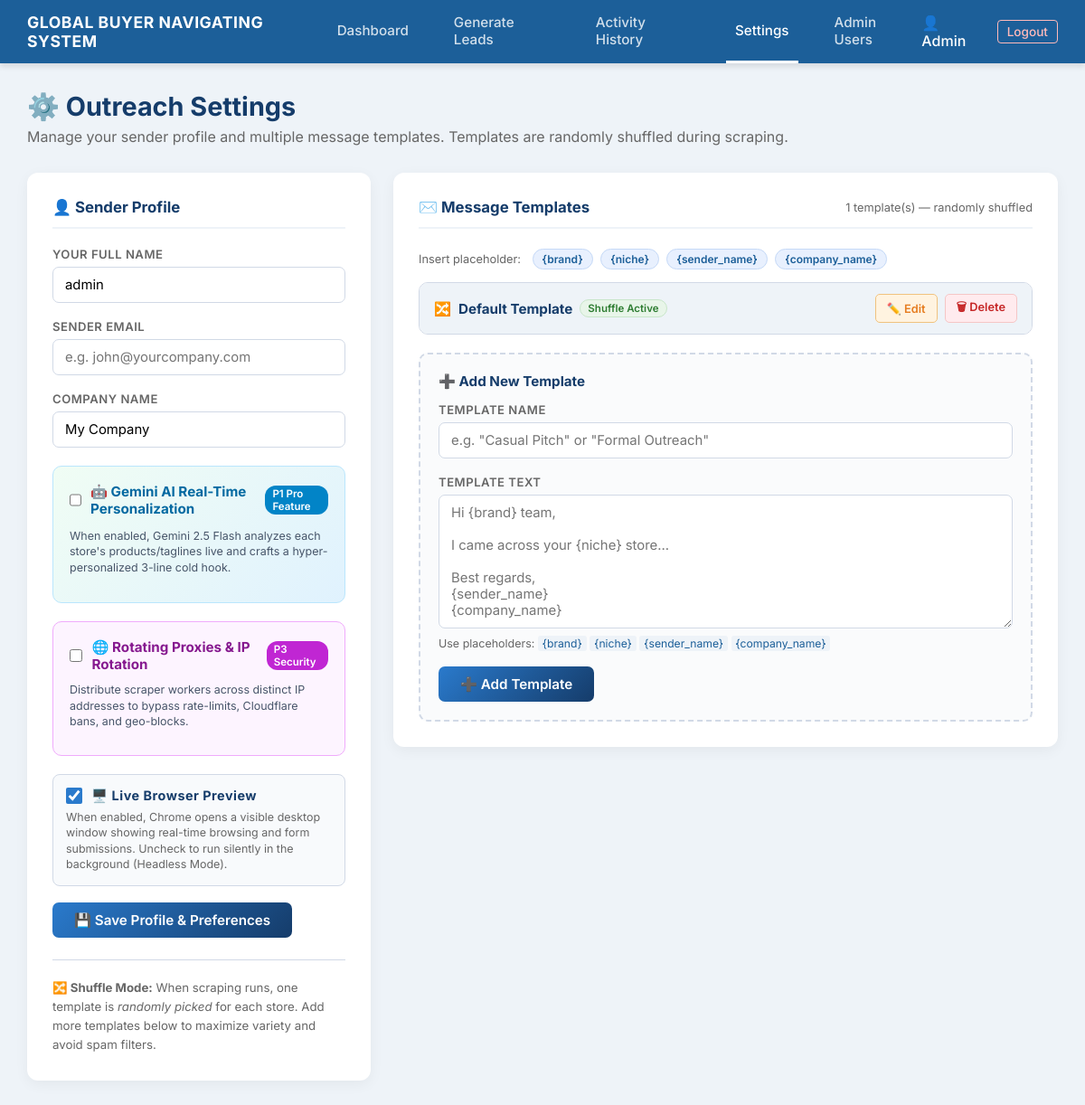
The app's page /settings (signed in) with its own data.
### tables this page shows
CREATE TABLE users (
            id INTEGER PRIMARY KEY AUTOINCREMENT,
            username TEXT UNIQUE NOT NULL,
            email TEXT,
            password_hash TEXT NOT NULL,
            role TEXT DEFAULT 'user',
            is_blocked INTEGER DEFAULT 0,
            created_at TIMESTAMP DEFAULT CURRENT_TIMESTAMP
        , full_name TEXT DEFAULT '', sender_email TEXT DEFAULT '', company_name TEXT DEFAULT '', message_template TEXT, show_browser INTEGER DEFAULT 1, gemini_api_key TEXT DEFAULT '', ai_enabled INTEGER DEFAULT 0, ai_tone TEXT DEFAULT 'b2b_wholesale', ai_custom_prompt TEXT DEFAULT '', proxy_enabled INTEGER DEFAULT 0, proxy_list TEXT DEFAULT '');

CREATE TABLE message_templates (
            id          INTEGER PRIMARY KEY AUTOINCREMENT,
            user_id     INTEGER NOT NULL,
            name        TEXT NOT NULL,
            template_text TEXT NOT NULL,
            created_at  TIMESTAMP DEFAULT CURRENT_TIMESTAMP,
            FOREIGN KEY (user_id) REFERENCES users(id)
        );

### app.py (the view, shortened to what this page needs)
@app.route("/settings", methods=["GET", "POST"])
@login_required
def settings():
    conn = get_db_connection()
    cursor = conn.cursor()
    cursor.execute(
        "SELECT full_name, sender_email, company_name, COALESCE(show_browser, 1), gemini_api_key, COALESCE(ai_enabled, 0), ai_tone, ai_custom_prompt, COALESCE(proxy_enabled, 0), COALESCE(proxy_list, '') FROM users WHERE id = ?",
        (current_user.id,)
    )
    row = cursor.fetchone()
    cursor.execute(
        "SELECT id, name, template_text FROM message_templates WHERE user_id = ? ORDER BY id",
        (current_user.id,)
    )
    templates = cursor.fetchall()
    conn.close()
    user_settings = {
        "full_name":        row[0] if row else "",
        "sender_email":     row[1] if row else "",
        "company_name":     row[2] if row else "",
        "show_browser":     row[3] if row and row[3] is not None else 1,
        "gemini_api_key":   row[4] if row else "",
        "ai_enabled":       row[5] if row and row[5] is not None else 0,
        "ai_tone":          row[6] if row and row[6] else "b2b_wholesale",
        "ai_custom_prompt": row[7] if row else "",
        "proxy_enabled":    row[8] if row and row[8] is not None else 0,
        "proxy_list":       row[9] if row else "",
    }
    return render_template("settings.html", user_settings=user_settings, templates=templates)

### app.py (called while the page is built)
def get_db_connection():
    return sqlite3.connect('database.db')

@login_manager.user_loader
def load_user(user_id):
    conn = None
    try:
        conn = get_db_connection()
        cursor = conn.cursor()
        cursor.execute("SELECT id, username, role, is_blocked, COALESCE(show_browser, 1) FROM users WHERE id = ?", (user_id,))
        row = cursor.fetchone()
        if row:
            return User(row[0], row[1], row[2], row[3], row[4])
    except Exception as e:
        print(f"Error loading user: {e}")
    finally:
        if conn:
            conn.close()
    return None

### templates/settings.html (shortened to what this page needs)
{% extends "base.html" %}
{% block content %}
<div class="settings-header">
    <h1>⚙️ Outreach Settings</h1>
    <p>Manage your sender profile and multiple message templates. Templates are randomly shuffled during scraping.</p>
</div>
<div class="settings-grid">
    <div class="settings-card">
        <div class="card-title">👤 Sender Profile</div>
        <form method="POST" action="{{ url_for('settings') }}">
            <div class="form-group">
                <label>Your Full Name</label>
                <input type="text" name="full_name" value="{{ user_settings.full_name }}" placeholder="e.g. John Smith" required>
            </div>
            <div class="form-group">
                <label>Sender Email</label>
                <input type="email" name="sender_email" value="{{ user_settings.sender_email }}" placeholder="e.g. john@yourcompany.com" required>
            </div>
            <div class="form-group">
                <label for="company_name">Company Name</label>
                <input type="text" name="company_name" id="company_name" value="{{ user_settings.company_name }}" placeholder="e.g. Global Headwear Co." required>
            </div>
            <div style="background: linear-gradient(135deg, #f0fdf4 0%, #e0f2fe 100%); padding: 18px; border-radius: 10px; border: 1.5px solid #bae6fd; margin-top: 20px;">
                <div style="display: flex; justify-content: space-between; align-items: center; margin-bottom: 12px;">
                    <label style="display: flex; align-items: center; gap: 10px; cursor: pointer; margin: 0; font-weight: 700; text-transform: none; font-size: 0.95rem; color: #0369a1;">
                        <input type="checkbox" name="ai_enabled" id="ai_enabled" value="1" {% if user_settings.ai_enabled == 1 %}checked{% endif %} style="width: 18px; height: 18px; accent-color: #0284c7; cursor: pointer;">
                        <span>🤖 <strong>Gemini AI Real-Time Personalization</strong></span>
                    </label>
                    <span style="font-size: 0.72rem; background: #0284c7; color: #fff; padding: 2px 8px; border-radius: 12px; font-weight: 600;">P1 Pro Feature</span>
                </div>
                <p style="font-size: 0.78rem; color: #475569; margin-bottom: 12px; line-height: 1.4;">
                    When enabled, Gemini 2.5 Flash analyzes each store's products/taglines live and crafts a hyper-personalized 3-line cold hook.
                </p>
            </div>
            <div style="background: #fdf4ff; padding: 18px; border-radius: 10px; border: 1.5px solid #f0abfc; margin-top: 20px;">
                <div style="display: flex; justify-content: space-between; align-items: center; margin-bottom: 10px;">
                    <label style="display: flex; align-items: center; gap: 10px; cursor: pointer; margin: 0; font-weight: 700; text-transform: none; font-size: 0.95rem; color: #86198f;">
                        <input type="checkbox" name="proxy_enabled" id="proxy_enabled" value="1" {% if user_settings.proxy_enabled == 1 %}checked{% endif %} style="width: 18px; height: 18px; accent-color: #c026d3; cursor: pointer;">
                        <span>🌐 <strong>Rotating Proxies & IP Rotation</strong></span>
                    </label>
                    <span style="font-size: 0.72rem; background: #c026d3; color: #fff; padding: 2px 8px; border-radius: 12px; font-weight: 600;">P3 Security</span>
                </div>
                <p style="font-size: 0.78rem; color: #475569; margin-bottom: 10px; line-height: 1.4;">
                    Distribute scraper workers across distinct IP addresses to bypass rate-limits, Cloudflare bans, and geo-blocks.
                </p>
            </div>
            <div class="form-group" style="background: #f8fafc; padding: 14px; border-radius: 8px; border: 1.5px solid var(--border-color); margin-top: 20px;">
                <label style="display: flex; align-items: center; gap: 10px; cursor: pointer; margin: 0; font-weight: 600; text-transform: none; font-size: 0.9rem; color: var(--dark-blue);">
                    <input type="checkbox" name="show_browser" id="show_browser" value="1" {% if user_settings.show_browser == 1 %}checked{% endif %} style="width: 18px; height: 18px; accent-color: var(--accent-blue); cursor: pointer;">
                    <span>🖥️ <strong>Live Browser Preview</strong></span>
                </label>
                <div style="font-size: 0.78rem; color: var(--text-gray); margin-top: 6px; line-height: 1.4;">
                    When enabled, Chrome opens a visible desktop window showing real-time browsing and form submissions. Uncheck to run silently in the background (Headless Mode).
                </div>
            </div>
            <button type="submit" class="btn-save">💾 Save Profile & Preferences</button>
        </form>
        <div style="margin-top: 24px; padding-top: 20px; border-top: 1px solid var(--border-color);">
            <p style="font-size:0.83rem; color:var(--text-gray); line-height:1.6;">
                <strong>🔀 Shuffle Mode:</strong> When scraping runs, one template is <em>randomly picked</em> for each store.
                Add more templates below to maximize variety and avoid spam filters.
            </p>
        </div>
    </div>
    <div class="settings-card templates-section">
        <div class="card-title" style="justify-content: space-between;">
            <span>✉️ Message Templates</span>
            <span style="font-size:0.8rem; font-weight:400; color:var(--text-gray);">{{ templates|length }} template(s) — randomly shuffled</span>
        </div>
        <div class="placeholder-tags" id="placeholderBar">
            <span style="font-size:0.8rem; color:var(--text-gray); margin-right:6px;">Insert placeholder:</span>
            <button type="button" class="placeholder-badge" data-tag="{brand}">{brand}</button>
            <button type="button" class="placeholder-badge" data-tag="{niche}">{niche}</button>
            <button type="button" class="placeholder-badge" data-tag="{sender_name}">{sender_name}</button>
            <button type="button" class="placeholder-badge" data-tag="{company_name}">{company_name}</button>
        </div>
        <div class="template-list">
            {% for tmpl in templates %}
            <div class="template-item" id="tmpl-card-{{ tmpl[0] }}">
                <div class="template-header" data-toggle-id="{{ tmpl[0] }}">
                    <span class="template-name">
                        🔀 <span id="tname-{{ tmpl[0] }}">{{ tmpl[1] }}</span>
                        <span class="shuffle-badge">Shuffle Active</span>
                    </span>
                    <div class="template-actions">
                        <button type="button" class="btn-edit" data-edit-id="{{ tmpl[0] }}">✏️ Edit</button>
                        <form class="delete-template-form" method="POST" action="{{ url_for('delete_template', template_id=tmpl[0]) }}" style="display:inline;">
                            <button type="submit" class="btn-del">🗑 Delete</button>
                        </form>
                    </div>
                </div>
            </div>
            {% else %}
            <div class="no-templates">No templates yet. Add one below to get started.</div>
            {% endfor %}
        </div>
        <div class="add-template-box">
            <h4>➕ Add New Template</h4>
            <form method="POST" action="{{ url_for('add_template') }}">
                <div class="form-group">
                    <label for="newTmplName">Template Name</label>
                    <input type="text" name="template_name" id="newTmplName" placeholder='e.g. "Casual Pitch" or "Formal Outreach"' required>
                </div>
                <div class="form-group">
                    <label for="newTmplText">Template Text</label>
                    <textarea name="template_text" id="newTmplText" rows="7"
                              placeholder="Hi {brand} team,&#10;&#10;I came across your {niche} store...&#10;&#10;Best regards,&#10;{sender_name}&#10;{company_name}"></textarea>
                    <p class="hint">Use placeholders: <code>{brand}</code> <code>{niche}</code> <code>{sender_name}</code> <code>{company_name}</code></p>
                </div>
                <button type="submit" class="btn-save">➕ Add Template</button>
            </form>
        </div>
    </div>
</div>
{% endblock %}

### templates/base.html (shortened to what this page needs)
<!DOCTYPE html>
<html lang="en">
<head>
</head>
<body>
    {% if current_user.is_authenticated %}
    <div class="topbar">
        <div class="topbar-logo">Global Buyer Navigating System</div>
        <div class="topbar-nav">
            <a href="{{ url_for('dashboard') }}" class="{% if request.endpoint == 'dashboard' or request.endpoint == 'admin_dashboard' or request.endpoint == 'user_dashboard' %}active{% endif %}">Dashboard</a>
            <a href="{{ url_for('generate_leads') }}" class="{% if request.endpoint == 'generate_leads' %}active{% endif %}">Generate Leads</a>
            <a href="{{ url_for('export_history') }}" class="{% if request.endpoint == 'export_history' %}active{% endif %}">Activity History</a>
            <a href="{{ url_for('settings') }}" class="{% if request.endpoint == 'settings' %}active{% endif %}">Settings</a>
            {% if current_user.role == 'admin' %}
            <a href="{{ url_for('admin_users') }}" class="{% if request.endpoint == 'admin_users' %}active{% endif %}">Admin Users</a>
            {% endif %}
        </div>
        <div class="topbar-profile">
            👤 {{ current_user.username | capitalize }}
            <a href="{{ url_for('logout') }}" class="logout-btn">Logout</a>
        </div>
    </div>
    {% endif %}
    <div class="main-container">
        {% block content %}{% endblock %}
    </div>
</body>
</html>

### templates/base.html (style rules this page uses)
:root { --primary-blue: #1c5f99; --dark-blue: #153c6a; --light-blue: #eef3f8; --accent-blue: #2a7acc; --text-dark: #333333; --text-gray: #666666; --white: #ffffff; --border-color: #d1d9e6; --success-green: #2ecc71; --pending-black: #2c3e50; }
* { margin: 0; padding: 0; box-sizing: border-box; font-family: 'Inter', sans-serif; }
body { background-color: var(--light-blue); color: var(--text-dark); min-height: 100vh; display: flex; flex-direction: column; }
.topbar { background-color: var(--primary-blue); color: var(--white); display: flex; align-items: center; justify-content: space-between; padding: 0 30px; height: 70px; box-shadow: 0 4px 6px rgba(0,0,0,0.1); }
.topbar-logo { font-size: 1.1rem; font-weight: 700; letter-spacing: 0.5px; text-transform: uppercase; }
.topbar-nav { display: flex; gap: 30px; height: 100%; }
.topbar-nav a { color: rgba(255, 255, 255, 0.8); text-decoration: none; font-weight: 500; font-size: 0.95rem; display: flex; align-items: center; padding: 0 10px; border-bottom: 3px solid transparent; transition: all 0.2s ease; }
.topbar-nav a:hover, .topbar-nav a.active { color: var(--white); border-bottom: 3px solid var(--white); }
.topbar-profile { display: flex; align-items: center; gap: 15px; font-weight: 500; }
.topbar-profile .logout-btn { color: #ffbaba; text-decoration: none; font-size: 0.85rem; border: 1px solid #ffbaba; padding: 4px 10px; border-radius: 4px; transition: 0.2s; }
.main-container { padding: 30px; flex: 1; max-width: 1400px; margin: 0 auto; width: 100%; }
.form-group { margin-bottom: 20px; }
.form-group label { display: block; margin-bottom: 8px; font-weight: 500; font-size: 0.9rem; color: var(--text-dark); }
.form-group input { width: 100%; padding: 12px 15px; border: 1px solid var(--border-color); border-radius: 6px; font-size: 1rem; transition: border-color 0.2s; }

### records on screen
users: username "Admin", full_name "admin", company_name "My Company"
message_templates: name "Default Template"

### other values on screen
{{ templates|length }} "1"
